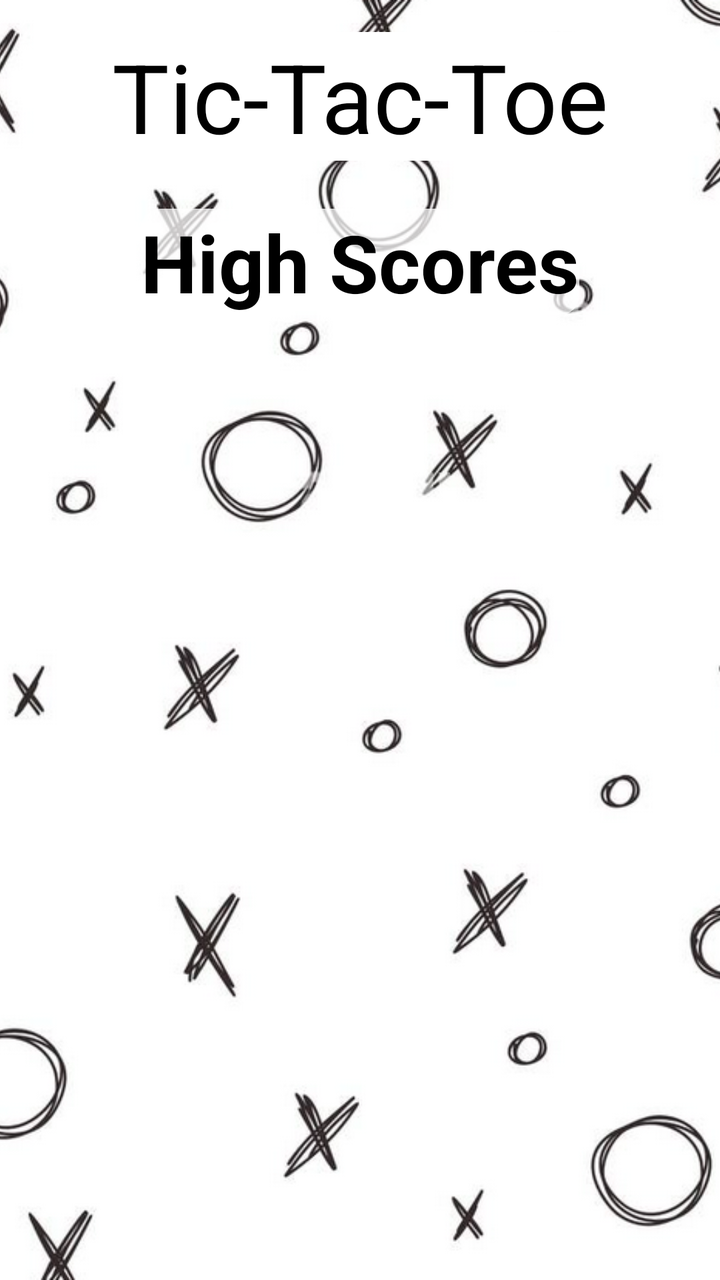
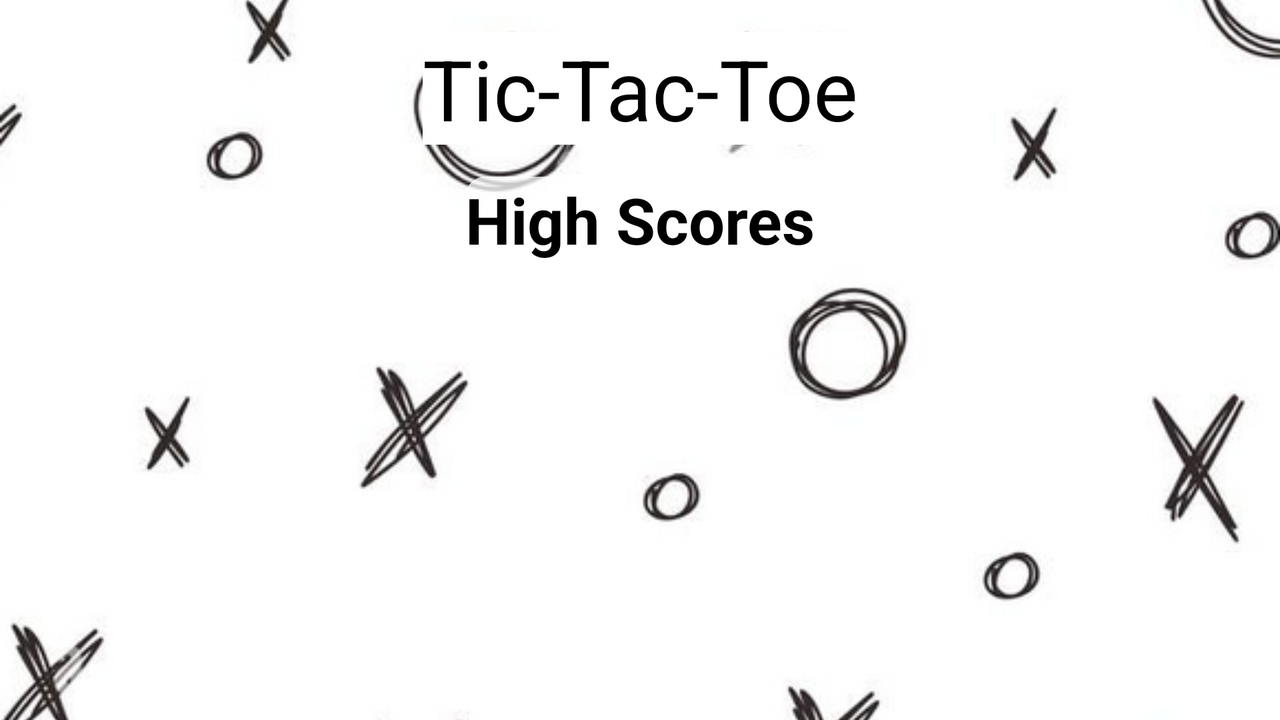

One screen, two layout resources from the same app: the default and the repository's alternative for another configuration. Each is rendered where Android would select it; the XML of both is given below.
<!-- AndroidManifest.xml: application theme Theme.Tictactoe -->
<!-- res/layout/activity_standings.xml -->
<?xml version="1.0" encoding="utf-8"?>
<androidx.constraintlayout.widget.ConstraintLayout xmlns:android="http://schemas.android.com/apk/res/android"
    xmlns:app="http://schemas.android.com/apk/res-auto"
    xmlns:tools="http://schemas.android.com/tools"
    android:layout_width="match_parent"
    android:layout_height="match_parent">

    <ImageView
        android:id="@+id/backgroundImage"
        android:layout_width="0dp"
        android:layout_height="0dp"
        android:contentDescription="@string/img_desc"
        android:scaleType="centerCrop"
        android:src="@drawable/background"
        app:layout_constraintEnd_toEndOf="parent"
        app:layout_constraintHeight_percent="1"
        app:layout_constraintHorizontal_bias="0.0"
        app:layout_constraintStart_toStartOf="parent"
        app:layout_constraintTop_toTopOf="parent"
        app:layout_constraintWidth_percent="1" />

    <TextView
        android:id="@+id/text_welcome"
        android:layout_width="wrap_content"
        android:layout_height="wrap_content"
        android:layout_marginTop="16dp"
        android:background="#FFFFFF"
        android:text="@string/app_name"
        android:textColor="#000"
        android:textSize="48sp"
        app:layout_constraintEnd_toEndOf="parent"
        app:layout_constraintStart_toStartOf="parent"
        app:layout_constraintTop_toTopOf="parent" />


    <TextView
        android:id="@+id/text_standings"
        android:layout_width="wrap_content"
        android:layout_height="wrap_content"
        android:layout_marginTop="24dp"
        android:background="@drawable/text_background"
        android:text="@string/high_scores"
        android:textColor="#000"
        android:textSize="40sp"
        android:textStyle="bold"
        app:layout_constraintEnd_toEndOf="parent"
        app:layout_constraintHorizontal_bias="0.5"
        app:layout_constraintStart_toStartOf="parent"
        app:layout_constraintTop_toBottomOf="@+id/text_welcome" />

    <androidx.recyclerview.widget.RecyclerView
        android:id="@+id/player_standings"
        android:layout_width="wrap_content"
        android:layout_height="400dp"
        android:background="@drawable/recycler_background_opacity"
        android:scrollbars="vertical"
        app:layout_constraintBottom_toBottomOf="parent"
        app:layout_constraintEnd_toEndOf="parent"
        app:layout_constraintStart_toStartOf="parent"
        app:layout_constraintTop_toBottomOf="@+id/text_welcome" />
</androidx.constraintlayout.widget.ConstraintLayout>
<!-- resources referenced by this layout -->
<resources>
  <!-- drawable background: png bitmap (drawable, 227139 bytes) -->
  <!-- drawable recycler_background_opacity (drawable) -->
  <?xml version="1.0" encoding="utf-8"?>
  <shape xmlns:android="http://schemas.android.com/apk/res/android">
      <solid android:color="#E6FFFFFF"/> 
      <corners android:radius="10dp"/> 
  </shape>
  <!-- drawable text_background (drawable) -->
  <?xml version="1.0" encoding="utf-8"?>
  <shape xmlns:android="http://schemas.android.com/apk/res/android">
      <solid android:color="#BFFFFFFF"/> 
      <corners android:radius="10dp"/> 
  </shape>
  <string name="app_name">Tic-Tac-Toe</string>
  <string name="high_scores">High Scores</string>
  <string name="img_desc">repeating x\'s and o\'s</string>
  <style name="Theme.Tictactoe" parent="Base.Theme.Tictactoe" />
  <style name="Base.Theme.Tictactoe" parent="Theme.Material3.DayNight.NoActionBar">
          
  
      </style>
</resources>
<!-- res/layout-land/activity_standings.xml (the repository's variant of the layout above) -->
<!-- drawn on the phone turned sideways -->
<?xml version="1.0" encoding="utf-8"?>
<androidx.constraintlayout.widget.ConstraintLayout xmlns:android="http://schemas.android.com/apk/res/android"
    xmlns:app="http://schemas.android.com/apk/res-auto"
    xmlns:tools="http://schemas.android.com/tools"
    android:layout_width="match_parent"
    android:layout_height="match_parent">

    <ImageView
        android:id="@+id/backgroundImage"
        android:layout_width="0dp"
        android:layout_height="0dp"
        android:contentDescription="@string/img_desc"
        android:scaleType="centerCrop"
        android:src="@drawable/background"
        app:layout_constraintEnd_toEndOf="parent"
        app:layout_constraintHeight_percent="1"
        app:layout_constraintHorizontal_bias="0.0"
        app:layout_constraintStart_toStartOf="parent"
        app:layout_constraintTop_toTopOf="parent"
        app:layout_constraintWidth_percent="1" />

    <TextView
        android:id="@+id/text_welcome"
        android:layout_width="wrap_content"
        android:layout_height="wrap_content"
        android:layout_marginTop="16dp"
        android:background="#FFFFFF"
        android:text="@string/app_name"
        android:textColor="#000"
        android:textSize="42sp"
        app:layout_constraintEnd_toEndOf="parent"
        app:layout_constraintStart_toStartOf="parent"
        app:layout_constraintTop_toTopOf="parent" />


    <TextView
        android:id="@+id/text_standings"
        android:layout_width="wrap_content"
        android:layout_height="wrap_content"
        android:layout_marginTop="16dp"
        android:background="@drawable/text_background"
        android:text="@string/high_scores"
        android:textColor="#000"
        android:textSize="32sp"
        android:textStyle="bold"
        app:layout_constraintEnd_toEndOf="parent"
        app:layout_constraintHorizontal_bias="0.5"
        app:layout_constraintStart_toStartOf="parent"
        app:layout_constraintTop_toBottomOf="@+id/text_welcome" />

    <androidx.recyclerview.widget.RecyclerView
        android:id="@+id/player_standings"
        android:layout_width="wrap_content"
        android:layout_height="200dp"
        android:layout_marginTop="8dp"
        android:layout_marginBottom="16dp"
        android:background="@drawable/recycler_background_opacity"
        android:scrollbars="vertical"
        app:layout_constraintBottom_toBottomOf="parent"
        app:layout_constraintEnd_toEndOf="parent"
        app:layout_constraintStart_toStartOf="parent"
        app:layout_constraintTop_toBottomOf="@+id/text_standings"
        app:layout_constraintVertical_bias="0.0" />
</androidx.constraintlayout.widget.ConstraintLayout>
